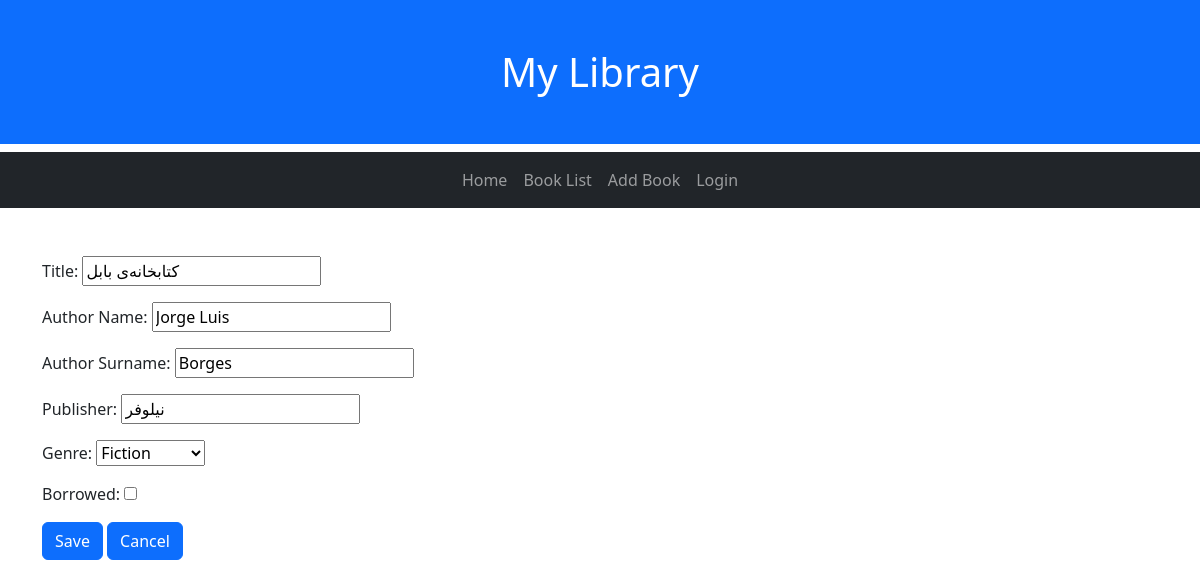
/1/EditPage, run on the app's committed database.
### library/models.py (models this page shows, shortened)
class Book(models.Model):
    title = models.CharField(max_length=100)
    author_name = models.CharField('Author Name',max_length=50, null = True, blank=True)
    author_surname = models.CharField('Author Surname',max_length=50)
    publisher = models.CharField(max_length=50, null=True, blank=True)
    genre = models.CharField(
        max_length = 20,
        choices = GENRE_CHOICES,
        default = 'Literature'
    )
    created = models.DateTimeField(auto_now_add=True)
    borrowed = models.BooleanField(default=False)
    class Meta:
        ordering = ['title']

### library/views.py (the view)
# urls.py: path('<int:pk>/EditPage', views.EditPage.as_view(), name = 'EditPage'),
class EditPage(UpdateView):
    model = Book
    fields = [
        "title",
        "author_name",
        "author_surname",
        "publisher",
        "genre",
        "borrowed",
    ]

### library/templates/library/book_form.html (shortened to what this page needs)
{% extends "library/master.html" %}
{% block content %}
<div class="container pt-5">
    <form method = 'POST' action = "">
        <div>
            {{form.as_p}}
            <input class="btn btn-primary" type = "submit" value = "Save">
            <a class="btn btn-primary" href ="{% url 'library:ListPage' %}" role="button">Cancel</a>
        </div>
    </form>
</div>
{% endblock %}

### data on the page
Book: title "کتابخانه‌ی بابل", author_name "Jorge Luis", author_surname "Borges", publisher "نیلوفر", genre "Fiction"
